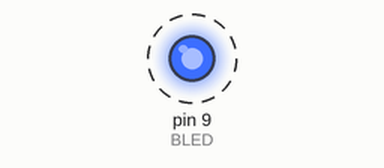
Bench run of a sketch on a simulated Arduino Uno, built with avr-gcc and run on an emulated ATmega328P. Shown: output pins drawn as LEDs (lit = HIGH). Dashed ring = blinking.

Above: at 0.5 s.
Timing chart, 0 to 4.6 s (numbered marks = the images above):
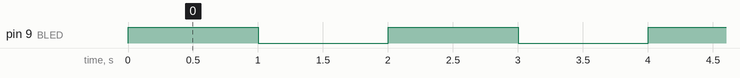

The sketch:

rgb_test.ino
```cpp
// Exploring Arduino
// Listing 2-6
// A controllable RGB Led
//

const int BLED=9;           //blue led on pin 9
const int GLED=10;          //green led on pin 10
const int RLED=11;           //red led on pin 11

void setup() {
  pinMode (BLED, OUTPUT);
  //pinMode (GLED, OUTPUT);
  //pinMode (RLED, OUTPUT);

}


void loop() {

    //digitalWrite(RLED, HIGH);
    //delay(500);
    //digitalWrite(RLED, LOW);
    //delay(500);
    //digitalWrite(GLED, HIGH);
    //delay(1000);
    //digitalWrite(GLED, LOW);
    //delay(1000);
    digitalWrite(BLED, HIGH);
    delay(1000);
    digitalWrite(BLED, LOW);
    delay(1000);
}
```

Measured:
- by itself, pin 9 (BLED): alternates HIGH for 1.0 s and LOW for 1.0 s
